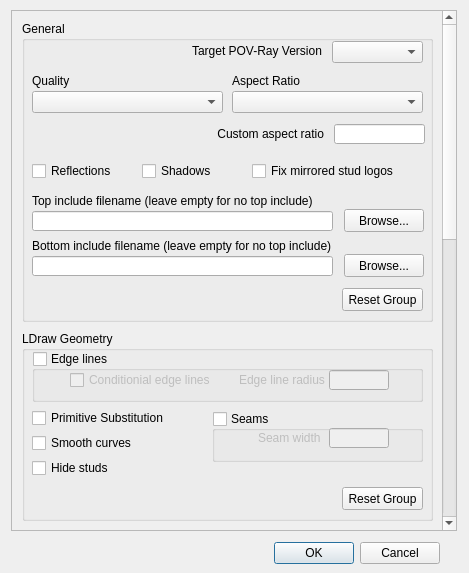
<?xml version="1.0" encoding="UTF-8"?>
<ui version="4.0">
 <class>NativePovPreferencesDialog</class>
 <widget class="QDialog" name="NativePovPreferencesDialog">
  <property name="geometry">
   <rect>
    <x>0</x>
    <y>0</y>
    <width>469</width>
    <height>573</height>
   </rect>
  </property>
  <property name="windowTitle">
   <string>LPub3D Native POV Preferences</string>
  </property>
  <widget class="QDialogButtonBox" name="buttonBox">
   <property name="geometry">
    <rect>
     <x>20</x>
     <y>537</y>
     <width>420</width>
     <height>32</height>
    </rect>
   </property>
   <property name="orientation">
    <enum>Qt::Horizontal</enum>
   </property>
   <property name="standardButtons">
    <set>QDialogButtonBox::Cancel|QDialogButtonBox::Ok</set>
   </property>
  </widget>
  <widget class="QScrollArea" name="povScrollArea">
   <property name="geometry">
    <rect>
     <x>11</x>
     <y>10</y>
     <width>446</width>
     <height>521</height>
    </rect>
   </property>
   <property name="frameShadow">
    <enum>QFrame::Plain</enum>
   </property>
   <property name="verticalScrollBarPolicy">
    <enum>Qt::ScrollBarAsNeeded</enum>
   </property>
   <property name="horizontalScrollBarPolicy">
    <enum>Qt::ScrollBarAlwaysOff</enum>
   </property>
   <property name="sizeAdjustPolicy">
    <enum>QAbstractScrollArea::AdjustToContentsOnFirstShow</enum>
   </property>
   <property name="widgetResizable">
    <bool>false</bool>
   </property>
   <widget class="QWidget" name="scrollAreaWidgetContents">
    <property name="geometry">
     <rect>
      <x>0</x>
      <y>-403</y>
      <width>444</width>
      <height>1189</height>
     </rect>
    </property>
    <widget class="QGroupBox" name="povGeneralGrpBox">
     <property name="geometry">
      <rect>
       <x>10</x>
       <y>10</y>
       <width>411</width>
       <height>301</height>
      </rect>
     </property>
     <property name="title">
      <string>General</string>
     </property>
     <widget class="QLabel" name="label">
      <property name="geometry">
       <rect>
        <x>170</x>
        <y>20</y>
        <width>141</width>
        <height>20</height>
       </rect>
      </property>
      <property name="text">
       <string>Target POV-Ray Version</string>
      </property>
     </widget>
     <widget class="QComboBox" name="povFileVersionCombo">
      <property name="geometry">
       <rect>
        <x>310</x>
        <y>20</y>
        <width>91</width>
        <height>22</height>
       </rect>
      </property>
      <property name="toolTip">
       <string>Select the target version.</string>
      </property>
     </widget>
     <widget class="QLabel" name="label_2">
      <property name="geometry">
       <rect>
        <x>10</x>
        <y>50</y>
        <width>181</width>
        <height>20</height>
       </rect>
      </property>
      <property name="text">
       <string>Quality</string>
      </property>
     </widget>
     <widget class="QComboBox" name="povQualityCombo">
      <property name="geometry">
       <rect>
        <x>10</x>
        <y>70</y>
        <width>191</width>
        <height>22</height>
       </rect>
      </property>
     </widget>
     <widget class="QComboBox" name="povSelectedAspectRatioCombo">
      <property name="geometry">
       <rect>
        <x>210</x>
        <y>70</y>
        <width>191</width>
        <height>22</height>
       </rect>
      </property>
     </widget>
     <widget class="QLabel" name="label_3">
      <property name="geometry">
       <rect>
        <x>210</x>
        <y>50</y>
        <width>191</width>
        <height>20</height>
       </rect>
      </property>
      <property name="text">
       <string>Aspect Ratio</string>
      </property>
     </widget>
     <widget class="QLineEdit" name="povCustomAspectRatioLnEdit">
      <property name="geometry">
       <rect>
        <x>312</x>
        <y>103</y>
        <width>91</width>
        <height>20</height>
       </rect>
      </property>
      <property name="toolTip">
       <string>Custom aspect ratio - requires 'Custom' setting in Aspect Ratio combo box above.</string>
      </property>
     </widget>
     <widget class="QLabel" name="label_4">
      <property name="geometry">
       <rect>
        <x>172</x>
        <y>103</y>
        <width>130</width>
        <height>20</height>
       </rect>
      </property>
      <property name="text">
       <string>Custom aspect ratio</string>
      </property>
      <property name="alignment">
       <set>Qt::AlignRight|Qt::AlignTrailing|Qt::AlignVCenter</set>
      </property>
     </widget>
     <widget class="QCheckBox" name="povReflectionsChkBox">
      <property name="geometry">
       <rect>
        <x>10</x>
        <y>140</y>
        <width>101</width>
        <height>20</height>
       </rect>
      </property>
      <property name="text">
       <string>Reflections</string>
      </property>
     </widget>
     <widget class="QCheckBox" name="povShadowsChkBox">
      <property name="geometry">
       <rect>
        <x>120</x>
        <y>140</y>
        <width>101</width>
        <height>20</height>
       </rect>
      </property>
      <property name="text">
       <string>Shadows</string>
      </property>
     </widget>
     <widget class="QCheckBox" name="povUnmirrorStudsChkBox">
      <property name="geometry">
       <rect>
        <x>230</x>
        <y>140</y>
        <width>161</width>
        <height>20</height>
       </rect>
      </property>
      <property name="toolTip">
       <string>If the model contains sections that are mirrored, the stud logos will be mirrored if this opton is not enabled.
This setting is only enabled when Quality is set to &quot;Include stud logos&quot; </string>
      </property>
      <property name="text">
       <string>Fix mirrored stud logos</string>
      </property>
     </widget>
     <widget class="QLineEdit" name="povTopIncludeLnEdit">
      <property name="geometry">
       <rect>
        <x>10</x>
        <y>190</y>
        <width>301</width>
        <height>20</height>
       </rect>
      </property>
      <property name="toolTip">
       <string>When present, the given filename will be used in a #include statement near the top of the generated POV file. 
As it is placed just under the initial list of definitions, you can redefine (override) items in the initial definition.
Note that POVRay must be able to find the assigned include file.
You may have to add/update the paths in your povray.conf and povray.ini files.</string>
      </property>
     </widget>
     <widget class="QLabel" name="label_5">
      <property name="geometry">
       <rect>
        <x>10</x>
        <y>170</y>
        <width>281</width>
        <height>20</height>
       </rect>
      </property>
      <property name="text">
       <string>Top include filename (leave empty for no top include)</string>
      </property>
     </widget>
     <widget class="QPushButton" name="povTopIncludeBtn">
      <property name="geometry">
       <rect>
        <x>322</x>
        <y>188</y>
        <width>80</width>
        <height>23</height>
       </rect>
      </property>
      <property name="text">
       <string>Browse...</string>
      </property>
     </widget>
     <widget class="QLineEdit" name="povBottomIncludeLnEdit">
      <property name="geometry">
       <rect>
        <x>10</x>
        <y>235</y>
        <width>301</width>
        <height>20</height>
       </rect>
      </property>
      <property name="toolTip">
       <string>When present, the given filename will be used in a #include statement at the bottom of the generated POV file.
Note that POVRay must be able to find the assigned include file.
You may have to add/update the paths in your povray.conf and povray.ini files.</string>
      </property>
     </widget>
     <widget class="QPushButton" name="povBottomIncludeBtn">
      <property name="geometry">
       <rect>
        <x>322</x>
        <y>233</y>
        <width>80</width>
        <height>23</height>
       </rect>
      </property>
      <property name="text">
       <string>Browse...</string>
      </property>
     </widget>
     <widget class="QLabel" name="label_6">
      <property name="geometry">
       <rect>
        <x>10</x>
        <y>215</y>
        <width>301</width>
        <height>20</height>
       </rect>
      </property>
      <property name="text">
       <string>Bottom include filename (leave empty for no top include)</string>
      </property>
     </widget>
     <widget class="QPushButton" name="povGeneralGrpResetBtn">
      <property name="geometry">
       <rect>
        <x>320</x>
        <y>267</y>
        <width>81</width>
        <height>23</height>
       </rect>
      </property>
      <property name="toolTip">
       <string>Reset the General group to its default settings.</string>
      </property>
      <property name="text">
       <string>Reset Group</string>
      </property>
     </widget>
    </widget>
    <widget class="QGroupBox" name="povLDrawGeometryGrpBox">
     <property name="geometry">
      <rect>
       <x>10</x>
       <y>320</y>
       <width>411</width>
       <height>190</height>
      </rect>
     </property>
     <property name="title">
      <string>LDraw Geometry</string>
     </property>
     <widget class="QCheckBox" name="povHideStudsChkBox">
      <property name="geometry">
       <rect>
        <x>10</x>
        <y>127</y>
        <width>101</width>
        <height>20</height>
       </rect>
      </property>
      <property name="text">
       <string>Hide studs</string>
      </property>
     </widget>
     <widget class="QPushButton" name="povLDrawGeometryGrpResetBtn">
      <property name="geometry">
       <rect>
        <x>320</x>
        <y>156</y>
        <width>81</width>
        <height>23</height>
       </rect>
      </property>
      <property name="toolTip">
       <string>Reset the LDraw Geometry group to its default settings.</string>
      </property>
      <property name="text">
       <string>Reset Group</string>
      </property>
     </widget>
     <widget class="QGroupBox" name="povEdgeLinesGrpBox">
      <property name="geometry">
       <rect>
        <x>10</x>
        <y>20</y>
        <width>391</width>
        <height>51</height>
       </rect>
      </property>
      <property name="title">
       <string>Edge lines</string>
      </property>
      <property name="checkable">
       <bool>true</bool>
      </property>
      <property name="checked">
       <bool>false</bool>
      </property>
      <widget class="QLineEdit" name="povEdgeLineRadiusLnEdit">
       <property name="geometry">
        <rect>
         <x>297</x>
         <y>19</y>
         <width>60</width>
         <height>20</height>
        </rect>
       </property>
      </widget>
      <widget class="QCheckBox" name="povConditionalEdgeLinesChkBox">
       <property name="geometry">
        <rect>
         <x>38</x>
         <y>19</y>
         <width>150</width>
         <height>20</height>
        </rect>
       </property>
       <property name="text">
        <string>Conditionial edge lines</string>
       </property>
      </widget>
      <widget class="QLabel" name="label_7">
       <property name="geometry">
        <rect>
         <x>207</x>
         <y>19</y>
         <width>91</width>
         <height>20</height>
        </rect>
       </property>
       <property name="text">
        <string>Edge line radius</string>
       </property>
      </widget>
     </widget>
     <widget class="QCheckBox" name="povPrimitiveSubstitutionChkBox">
      <property name="geometry">
       <rect>
        <x>10</x>
        <y>77</y>
        <width>151</width>
        <height>20</height>
       </rect>
      </property>
      <property name="text">
       <string>Primitive Substitution</string>
      </property>
     </widget>
     <widget class="QCheckBox" name="povSmoothCurvesChkBox">
      <property name="geometry">
       <rect>
        <x>10</x>
        <y>102</y>
        <width>111</width>
        <height>20</height>
       </rect>
      </property>
      <property name="text">
       <string>Smooth curves</string>
      </property>
     </widget>
     <widget class="QGroupBox" name="povSeamsGrpBox">
      <property name="geometry">
       <rect>
        <x>190</x>
        <y>80</y>
        <width>211</width>
        <height>51</height>
       </rect>
      </property>
      <property name="title">
       <string>Seams</string>
      </property>
      <property name="checkable">
       <bool>true</bool>
      </property>
      <property name="checked">
       <bool>false</bool>
      </property>
      <widget class="QLineEdit" name="povSeamWidthLnEdit">
       <property name="geometry">
        <rect>
         <x>117</x>
         <y>17</y>
         <width>60</width>
         <height>20</height>
        </rect>
       </property>
      </widget>
      <widget class="QLabel" name="label_8">
       <property name="geometry">
        <rect>
         <x>46</x>
         <y>17</y>
         <width>70</width>
         <height>20</height>
        </rect>
       </property>
       <property name="text">
        <string>Seam width</string>
       </property>
      </widget>
     </widget>
    </widget>
    <widget class="QGroupBox" name="povPovGeometryGrpBox">
     <property name="geometry">
      <rect>
       <x>10</x>
       <y>517</y>
       <width>411</width>
       <height>181</height>
      </rect>
     </property>
     <property name="title">
      <string>POV Geometry</string>
     </property>
     <widget class="QPushButton" name="povPovGeometryGrpResetBtn">
      <property name="geometry">
       <rect>
        <x>322</x>
        <y>147</y>
        <width>80</width>
        <height>23</height>
       </rect>
      </property>
      <property name="toolTip">
       <string>Reset the POV Geometry group to its default settings.</string>
      </property>
      <property name="text">
       <string>Reset Group</string>
      </property>
     </widget>
     <widget class="QCheckBox" name="povInlinePovChkBox">
      <property name="geometry">
       <rect>
        <x>10</x>
        <y>20</y>
        <width>251</width>
        <height>20</height>
       </rect>
      </property>
      <property name="toolTip">
       <string>Some LDraw files contain L3P-compatible statements that allow the LDraw geometry to be replaced with native POV geometry. 
Check this if you want to use the native POV geometry.</string>
      </property>
      <property name="text">
       <string>Use inline POV statements in LDraw parts</string>
      </property>
     </widget>
     <widget class="QCheckBox" name="povFindReplacementsChkBox">
      <property name="geometry">
       <rect>
        <x>10</x>
        <y>47</y>
        <width>261</width>
        <height>20</height>
       </rect>
      </property>
      <property name="toolTip">
       <string>When checked, LDraw part files willb be replaced with POV include part files.
You must place the POV include files in a &quot;pov&quot; subdirectory of your LDraw directory. 
Put your part files in [LDraw directory]/pov/parts, and your primitive files in [LDraw directory]/pov/p. 
Use the LDraw file base name, but replace the .dat extension with .inc.</string>
      </property>
      <property name="text">
       <string>Search for POV replacements for LDraw parts</string>
      </property>
     </widget>
     <widget class="QGroupBox" name="povXmlMapGrpBox">
      <property name="geometry">
       <rect>
        <x>10</x>
        <y>75</y>
        <width>391</width>
        <height>66</height>
       </rect>
      </property>
      <property name="toolTip">
       <string>When checked, the specified XML map file will be used to locate POV replacement parts. LGEO parts must be available.
The map file path is automatically update to use the LGEO instance of the LGEO.xml file when the LGEO library is detected.</string>
      </property>
      <property name="title">
       <string>LGEO XML mapping</string>
      </property>
      <property name="checkable">
       <bool>true</bool>
      </property>
      <property name="checked">
       <bool>false</bool>
      </property>
      <widget class="QPushButton" name="povXmlMapPathBtn">
       <property name="geometry">
        <rect>
         <x>304</x>
         <y>32</y>
         <width>79</width>
         <height>23</height>
        </rect>
       </property>
       <property name="text">
        <string>Browse...</string>
       </property>
      </widget>
      <widget class="QLineEdit" name="povXmlMapPathLnEdit">
       <property name="geometry">
        <rect>
         <x>10</x>
         <y>35</y>
         <width>285</width>
         <height>20</height>
        </rect>
       </property>
      </widget>
      <widget class="QLabel" name="label_10">
       <property name="geometry">
        <rect>
         <x>10</x>
         <y>15</y>
         <width>251</width>
         <height>20</height>
        </rect>
       </property>
       <property name="text">
        <string>Path to LGEO XML mapping file</string>
       </property>
      </widget>
     </widget>
     <zorder>povXmlMapGrpBox</zorder>
     <zorder>povPovGeometryGrpResetBtn</zorder>
     <zorder>povInlinePovChkBox</zorder>
     <zorder>povFindReplacementsChkBox</zorder>
    </widget>
    <widget class="QGroupBox" name="povLightingGrpBox">
     <property name="geometry">
      <rect>
       <x>10</x>
       <y>710</y>
       <width>411</width>
       <height>141</height>
      </rect>
     </property>
     <property name="title">
      <string>Lighting</string>
     </property>
     <widget class="QPushButton" name="povLightingGrpResetBtn">
      <property name="geometry">
       <rect>
        <x>322</x>
        <y>106</y>
        <width>80</width>
        <height>23</height>
       </rect>
      </property>
      <property name="toolTip">
       <string>Reset the Lighting group to its default settings.</string>
      </property>
      <property name="text">
       <string>Reset Group</string>
      </property>
     </widget>
     <widget class="QLabel" name="label_9">
      <property name="geometry">
       <rect>
        <x>270</x>
        <y>67</y>
        <width>61</width>
        <height>20</height>
       </rect>
      </property>
      <property name="text">
       <string>Ambient</string>
      </property>
      <property name="alignment">
       <set>Qt::AlignRight|Qt::AlignTrailing|Qt::AlignVCenter</set>
      </property>
     </widget>
     <widget class="QLineEdit" name="povAmbientLnEdit">
      <property name="geometry">
       <rect>
        <x>340</x>
        <y>68</y>
        <width>60</width>
        <height>20</height>
       </rect>
      </property>
     </widget>
     <widget class="QLabel" name="label_11">
      <property name="geometry">
       <rect>
        <x>281</x>
        <y>35</y>
        <width>51</width>
        <height>20</height>
       </rect>
      </property>
      <property name="text">
       <string>Diffuse</string>
      </property>
      <property name="alignment">
       <set>Qt::AlignRight|Qt::AlignTrailing|Qt::AlignVCenter</set>
      </property>
     </widget>
     <widget class="QLineEdit" name="povDiffuseLnEdit">
      <property name="geometry">
       <rect>
        <x>340</x>
        <y>36</y>
        <width>60</width>
        <height>20</height>
       </rect>
      </property>
     </widget>
     <widget class="QLineEdit" name="povLightLongitudeLnEdit">
      <property name="geometry">
       <rect>
        <x>70</x>
        <y>37</y>
        <width>50</width>
        <height>20</height>
       </rect>
      </property>
      <property name="toolTip">
       <string>Enter the light's longitude coordinate.</string>
      </property>
     </widget>
     <widget class="QLineEdit" name="povLightLatitudeLnEdit">
      <property name="geometry">
       <rect>
        <x>9</x>
        <y>37</y>
        <width>50</width>
        <height>20</height>
       </rect>
      </property>
      <property name="toolTip">
       <string>Enter the light's latitude coordinate.</string>
      </property>
     </widget>
     <widget class="QPushButton" name="povAddLightBtn">
      <property name="geometry">
       <rect>
        <x>190</x>
        <y>23</y>
        <width>70</width>
        <height>23</height>
       </rect>
      </property>
      <property name="toolTip">
       <string>Enter new latitude and longitude valuues and add a light entry.</string>
      </property>
      <property name="text">
       <string>Add</string>
      </property>
     </widget>
     <widget class="QComboBox" name="povLightsCombo">
      <property name="geometry">
       <rect>
        <x>10</x>
        <y>80</y>
        <width>250</width>
        <height>22</height>
       </rect>
      </property>
      <property name="toolTip">
       <string>View and select light entries</string>
      </property>
     </widget>
     <widget class="QLabel" name="label_13">
      <property name="geometry">
       <rect>
        <x>10</x>
        <y>17</y>
        <width>61</width>
        <height>20</height>
       </rect>
      </property>
      <property name="text">
       <string>Latitude</string>
      </property>
     </widget>
     <widget class="QLabel" name="label_14">
      <property name="geometry">
       <rect>
        <x>71</x>
        <y>16</y>
        <width>61</width>
        <height>20</height>
       </rect>
      </property>
      <property name="text">
       <string>Longitude</string>
      </property>
     </widget>
     <widget class="Line" name="line">
      <property name="geometry">
       <rect>
        <x>265</x>
        <y>14</y>
        <width>20</width>
        <height>90</height>
       </rect>
      </property>
      <property name="orientation">
       <enum>Qt::Vertical</enum>
      </property>
     </widget>
     <widget class="QLabel" name="label_15">
      <property name="geometry">
       <rect>
        <x>12</x>
        <y>60</y>
        <width>61</width>
        <height>20</height>
       </rect>
      </property>
      <property name="text">
       <string>Lights</string>
      </property>
     </widget>
     <widget class="QLabel" name="label_12">
      <property name="geometry">
       <rect>
        <x>133</x>
        <y>17</y>
        <width>51</width>
        <height>20</height>
       </rect>
      </property>
      <property name="text">
       <string>Light No</string>
      </property>
     </widget>
     <widget class="QPushButton" name="povRemoveLightBtn">
      <property name="geometry">
       <rect>
        <x>190</x>
        <y>49</y>
        <width>70</width>
        <height>23</height>
       </rect>
      </property>
      <property name="toolTip">
       <string>Remove the current light entry</string>
      </property>
      <property name="text">
       <string>Remove</string>
      </property>
     </widget>
     <widget class="QLineEdit" name="povLightNumLnEdit">
      <property name="geometry">
       <rect>
        <x>132</x>
        <y>37</y>
        <width>40</width>
        <height>20</height>
       </rect>
      </property>
      <property name="autoFillBackground">
       <bool>false</bool>
      </property>
      <property name="readOnly">
       <bool>false</bool>
      </property>
     </widget>
    </widget>
    <widget class="QGroupBox" name="povMaterialGrpBox">
     <property name="geometry">
      <rect>
       <x>10</x>
       <y>860</y>
       <width>201</width>
       <height>141</height>
      </rect>
     </property>
     <property name="title">
      <string>Material properties</string>
     </property>
     <widget class="QLineEdit" name="povReflLnEdit">
      <property name="geometry">
       <rect>
        <x>130</x>
        <y>20</y>
        <width>60</width>
        <height>20</height>
       </rect>
      </property>
     </widget>
     <widget class="QLineEdit" name="povPhongLnEdit">
      <property name="geometry">
       <rect>
        <x>130</x>
        <y>50</y>
        <width>60</width>
        <height>20</height>
       </rect>
      </property>
     </widget>
     <widget class="QLineEdit" name="povPhongSizeLnEdit">
      <property name="geometry">
       <rect>
        <x>130</x>
        <y>80</y>
        <width>60</width>
        <height>20</height>
       </rect>
      </property>
     </widget>
     <widget class="QLabel" name="label_16">
      <property name="geometry">
       <rect>
        <x>10</x>
        <y>20</y>
        <width>111</width>
        <height>20</height>
       </rect>
      </property>
      <property name="layoutDirection">
       <enum>Qt::LeftToRight</enum>
      </property>
      <property name="text">
       <string>Reflection</string>
      </property>
      <property name="alignment">
       <set>Qt::AlignRight|Qt::AlignTrailing|Qt::AlignVCenter</set>
      </property>
     </widget>
     <widget class="QLabel" name="label_17">
      <property name="geometry">
       <rect>
        <x>10</x>
        <y>50</y>
        <width>111</width>
        <height>20</height>
       </rect>
      </property>
      <property name="layoutDirection">
       <enum>Qt::LeftToRight</enum>
      </property>
      <property name="text">
       <string>Phong amount</string>
      </property>
      <property name="alignment">
       <set>Qt::AlignRight|Qt::AlignTrailing|Qt::AlignVCenter</set>
      </property>
     </widget>
     <widget class="QLabel" name="label_18">
      <property name="geometry">
       <rect>
        <x>10</x>
        <y>80</y>
        <width>111</width>
        <height>20</height>
       </rect>
      </property>
      <property name="layoutDirection">
       <enum>Qt::LeftToRight</enum>
      </property>
      <property name="text">
       <string>Phong size</string>
      </property>
      <property name="alignment">
       <set>Qt::AlignRight|Qt::AlignTrailing|Qt::AlignVCenter</set>
      </property>
     </widget>
     <widget class="QPushButton" name="povMaterialGrpResetBtn">
      <property name="geometry">
       <rect>
        <x>112</x>
        <y>110</y>
        <width>80</width>
        <height>23</height>
       </rect>
      </property>
      <property name="toolTip">
       <string>Reset the Material group to its default settings.</string>
      </property>
      <property name="text">
       <string>Reset Group</string>
      </property>
     </widget>
    </widget>
    <widget class="QGroupBox" name="povRubberMaterialGrpBox">
     <property name="geometry">
      <rect>
       <x>220</x>
       <y>860</y>
       <width>201</width>
       <height>141</height>
      </rect>
     </property>
     <property name="title">
      <string>Rubber material properties</string>
     </property>
     <widget class="QLineEdit" name="povRubberReflLnEdit">
      <property name="geometry">
       <rect>
        <x>130</x>
        <y>20</y>
        <width>60</width>
        <height>20</height>
       </rect>
      </property>
     </widget>
     <widget class="QLineEdit" name="povRubberPhongLnEdit">
      <property name="geometry">
       <rect>
        <x>130</x>
        <y>50</y>
        <width>60</width>
        <height>20</height>
       </rect>
      </property>
     </widget>
     <widget class="QLineEdit" name="povRubberPhongSizeLnEdit">
      <property name="geometry">
       <rect>
        <x>130</x>
        <y>80</y>
        <width>60</width>
        <height>20</height>
       </rect>
      </property>
     </widget>
     <widget class="QLabel" name="label_19">
      <property name="geometry">
       <rect>
        <x>10</x>
        <y>20</y>
        <width>111</width>
        <height>20</height>
       </rect>
      </property>
      <property name="layoutDirection">
       <enum>Qt::LeftToRight</enum>
      </property>
      <property name="text">
       <string>Reflection</string>
      </property>
      <property name="alignment">
       <set>Qt::AlignRight|Qt::AlignTrailing|Qt::AlignVCenter</set>
      </property>
     </widget>
     <widget class="QLabel" name="label_20">
      <property name="geometry">
       <rect>
        <x>10</x>
        <y>50</y>
        <width>111</width>
        <height>20</height>
       </rect>
      </property>
      <property name="layoutDirection">
       <enum>Qt::LeftToRight</enum>
      </property>
      <property name="text">
       <string>Phong amount</string>
      </property>
      <property name="alignment">
       <set>Qt::AlignRight|Qt::AlignTrailing|Qt::AlignVCenter</set>
      </property>
     </widget>
     <widget class="QLabel" name="label_21">
      <property name="geometry">
       <rect>
        <x>10</x>
        <y>80</y>
        <width>111</width>
        <height>20</height>
       </rect>
      </property>
      <property name="layoutDirection">
       <enum>Qt::LeftToRight</enum>
      </property>
      <property name="text">
       <string>Phong size</string>
      </property>
      <property name="alignment">
       <set>Qt::AlignRight|Qt::AlignTrailing|Qt::AlignVCenter</set>
      </property>
     </widget>
     <widget class="QPushButton" name="povRubberMaterialGrpResetBtn">
      <property name="geometry">
       <rect>
        <x>112</x>
        <y>110</y>
        <width>80</width>
        <height>23</height>
       </rect>
      </property>
      <property name="toolTip">
       <string>Reset the Rubber material group to its default settings.</string>
      </property>
      <property name="text">
       <string>Reset Group</string>
      </property>
     </widget>
    </widget>
    <widget class="QGroupBox" name="povTransMaterialGrpBox">
     <property name="geometry">
      <rect>
       <x>10</x>
       <y>1010</y>
       <width>201</width>
       <height>141</height>
      </rect>
     </property>
     <property name="title">
      <string>Transparent material properties</string>
     </property>
     <widget class="QLineEdit" name="povTransReflLnEdit">
      <property name="geometry">
       <rect>
        <x>130</x>
        <y>20</y>
        <width>60</width>
        <height>20</height>
       </rect>
      </property>
     </widget>
     <widget class="QLineEdit" name="povTransFilterLnEdit">
      <property name="geometry">
       <rect>
        <x>130</x>
        <y>50</y>
        <width>60</width>
        <height>20</height>
       </rect>
      </property>
     </widget>
     <widget class="QLineEdit" name="povTransIoRLnEdit">
      <property name="geometry">
       <rect>
        <x>130</x>
        <y>80</y>
        <width>60</width>
        <height>20</height>
       </rect>
      </property>
     </widget>
     <widget class="QLabel" name="label_25">
      <property name="geometry">
       <rect>
        <x>10</x>
        <y>20</y>
        <width>111</width>
        <height>20</height>
       </rect>
      </property>
      <property name="layoutDirection">
       <enum>Qt::LeftToRight</enum>
      </property>
      <property name="text">
       <string>Reflection</string>
      </property>
      <property name="alignment">
       <set>Qt::AlignRight|Qt::AlignTrailing|Qt::AlignVCenter</set>
      </property>
     </widget>
     <widget class="QLabel" name="label_26">
      <property name="geometry">
       <rect>
        <x>10</x>
        <y>50</y>
        <width>111</width>
        <height>20</height>
       </rect>
      </property>
      <property name="layoutDirection">
       <enum>Qt::LeftToRight</enum>
      </property>
      <property name="text">
       <string>Filter</string>
      </property>
      <property name="alignment">
       <set>Qt::AlignRight|Qt::AlignTrailing|Qt::AlignVCenter</set>
      </property>
     </widget>
     <widget class="QLabel" name="label_27">
      <property name="geometry">
       <rect>
        <x>10</x>
        <y>80</y>
        <width>111</width>
        <height>20</height>
       </rect>
      </property>
      <property name="layoutDirection">
       <enum>Qt::LeftToRight</enum>
      </property>
      <property name="text">
       <string>Index of refraction</string>
      </property>
      <property name="alignment">
       <set>Qt::AlignRight|Qt::AlignTrailing|Qt::AlignVCenter</set>
      </property>
     </widget>
     <widget class="QPushButton" name="povTransMaterialGrpResetBtn">
      <property name="geometry">
       <rect>
        <x>112</x>
        <y>110</y>
        <width>80</width>
        <height>23</height>
       </rect>
      </property>
      <property name="toolTip">
       <string>Reset the Transparent material group to its default settings.</string>
      </property>
      <property name="text">
       <string>Reset Group</string>
      </property>
     </widget>
    </widget>
    <widget class="QGroupBox" name="povChromeMaterialGrpBox">
     <property name="geometry">
      <rect>
       <x>220</x>
       <y>1010</y>
       <width>201</width>
       <height>172</height>
      </rect>
     </property>
     <property name="title">
      <string>Chrome material properties</string>
     </property>
     <widget class="QLineEdit" name="povChromeReflLnEdit">
      <property name="geometry">
       <rect>
        <x>130</x>
        <y>20</y>
        <width>60</width>
        <height>20</height>
       </rect>
      </property>
     </widget>
     <widget class="QLineEdit" name="povChromeBrillianceLnEdit">
      <property name="geometry">
       <rect>
        <x>130</x>
        <y>50</y>
        <width>60</width>
        <height>20</height>
       </rect>
      </property>
     </widget>
     <widget class="QLineEdit" name="povChromeSpecularLnEdit">
      <property name="geometry">
       <rect>
        <x>130</x>
        <y>80</y>
        <width>60</width>
        <height>20</height>
       </rect>
      </property>
     </widget>
     <widget class="QLabel" name="label_22">
      <property name="geometry">
       <rect>
        <x>10</x>
        <y>20</y>
        <width>111</width>
        <height>20</height>
       </rect>
      </property>
      <property name="layoutDirection">
       <enum>Qt::LeftToRight</enum>
      </property>
      <property name="text">
       <string>Reflection</string>
      </property>
      <property name="alignment">
       <set>Qt::AlignRight|Qt::AlignTrailing|Qt::AlignVCenter</set>
      </property>
     </widget>
     <widget class="QLabel" name="label_23">
      <property name="geometry">
       <rect>
        <x>10</x>
        <y>50</y>
        <width>111</width>
        <height>20</height>
       </rect>
      </property>
      <property name="layoutDirection">
       <enum>Qt::LeftToRight</enum>
      </property>
      <property name="text">
       <string>Brilliance</string>
      </property>
      <property name="alignment">
       <set>Qt::AlignRight|Qt::AlignTrailing|Qt::AlignVCenter</set>
      </property>
     </widget>
     <widget class="QLabel" name="label_24">
      <property name="geometry">
       <rect>
        <x>10</x>
        <y>80</y>
        <width>111</width>
        <height>20</height>
       </rect>
      </property>
      <property name="layoutDirection">
       <enum>Qt::LeftToRight</enum>
      </property>
      <property name="text">
       <string>Specular</string>
      </property>
      <property name="alignment">
       <set>Qt::AlignRight|Qt::AlignTrailing|Qt::AlignVCenter</set>
      </property>
     </widget>
     <widget class="QPushButton" name="povChromeMaterialGrpResetBtn">
      <property name="geometry">
       <rect>
        <x>112</x>
        <y>140</y>
        <width>80</width>
        <height>23</height>
       </rect>
      </property>
      <property name="toolTip">
       <string>Reset the Chrome material group to its default settings.</string>
      </property>
      <property name="text">
       <string>Reset Group</string>
      </property>
     </widget>
     <widget class="QLabel" name="label_28">
      <property name="geometry">
       <rect>
        <x>10</x>
        <y>110</y>
        <width>111</width>
        <height>20</height>
       </rect>
      </property>
      <property name="layoutDirection">
       <enum>Qt::LeftToRight</enum>
      </property>
      <property name="text">
       <string>Roughness</string>
      </property>
      <property name="alignment">
       <set>Qt::AlignRight|Qt::AlignTrailing|Qt::AlignVCenter</set>
      </property>
     </widget>
     <widget class="QLineEdit" name="povChromeRoughnessLnEdit">
      <property name="geometry">
       <rect>
        <x>130</x>
        <y>110</y>
        <width>60</width>
        <height>20</height>
       </rect>
      </property>
     </widget>
    </widget>
   </widget>
  </widget>
  <zorder>povScrollArea</zorder>
  <zorder>buttonBox</zorder>
 </widget>
 <resources/>
 <connections>
  <connection>
   <sender>buttonBox</sender>
   <signal>accepted()</signal>
   <receiver>NativePovPreferencesDialog</receiver>
   <slot>accept()</slot>
   <hints>
    <hint type="sourcelabel">
     <x>248</x>
     <y>254</y>
    </hint>
    <hint type="destinationlabel">
     <x>157</x>
     <y>274</y>
    </hint>
   </hints>
  </connection>
  <connection>
   <sender>buttonBox</sender>
   <signal>rejected()</signal>
   <receiver>NativePovPreferencesDialog</receiver>
   <slot>reject()</slot>
   <hints>
    <hint type="sourcelabel">
     <x>316</x>
     <y>260</y>
    </hint>
    <hint type="destinationlabel">
     <x>286</x>
     <y>274</y>
    </hint>
   </hints>
  </connection>
 </connections>
</ui>
